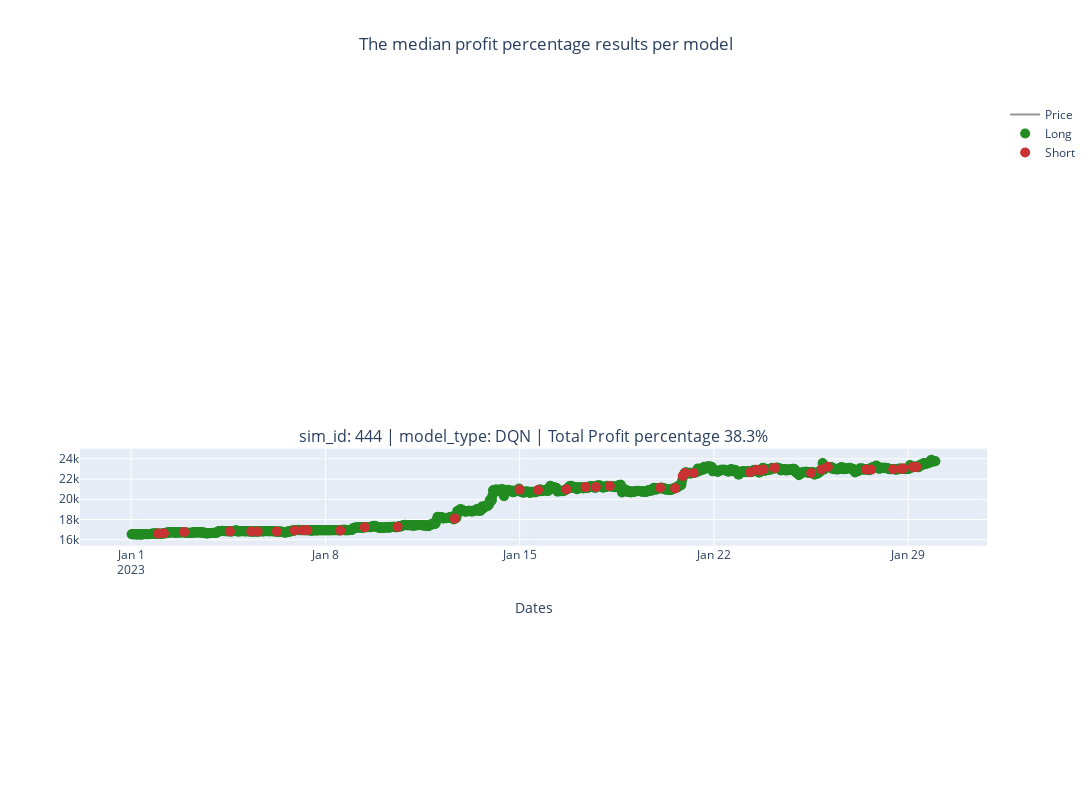

Notebook source saved alongside this figure:
### Code cell
plot_robot_actions_all_models(config_file_name_without_extension, "", "", median_sim_id_DQN, "")

### Figure 1 — Plotly figure (JSON) as saved in the notebook; plotly's stock layout.template omitted (floating-point values rounded to 4 significant figures; data arrays with more than 128 entries replaced by an {"elided": "..."} marker saying what was removed)
{"data": [{"legendgroup": "3", "marker": {"color": "#969696"}, "mode": "lines", "name": "Price", "type": "scatter", "x": {"elided": "1397 str values"}, "xaxis": "x3", "y": {"elided": "1397 float values"}, "yaxis": "y3"}, {"legendgroup": "3", "marker": {"color": "#228b22", "size": 10, "symbol": "circle"}, "mode": "markers", "name": "Long", "type": "scatter", "x": {"elided": "1351 str values"}, "xaxis": "x3", "y": {"elided": "1351 float values"}, "yaxis": "y3"}, {"legendgroup": "3", "marker": {"color": "#c83232", "size": 10, "symbol": "circle"}, "mode": "markers", "name": "Short", "type": "scatter", "x": ["2023-01-01 23:30:00.000000", "2023-01-02 04:30:00.000000", "2023-01-02 22:00:00.000000", "2023-01-04 13:30:00.000000", "2023-01-05 08:00:00.000000", "2023-01-05 13:30:00.000000", "2023-01-06 06:00:00.000000", "2023-01-06 21:30:00.000000", "2023-01-07 04:30:00.000000", "2023-01-07 08:30:00.000000", "2023-01-08 13:00:00.000000", "2023-01-09 10:00:00.000000", "2023-01-10 14:30:00.000000", "2023-01-12 16:00:00.000000", "2023-01-15 00:00:00.000000", "2023-01-15 16:00:00.000000", "2023-01-16 16:30:00.000000", "2023-01-17 09:00:00.000000", "2023-01-17 18:00:00.000000", "2023-01-18 06:00:00.000000", "2023-01-20 01:30:00.000000", "2023-01-20 14:30:00.000000", "2023-01-20 21:00:00.000000", "2023-01-20 23:00:00.000000", "2023-01-21 06:30:00.000000", "2023-01-23 07:30:00.000000", "2023-01-23 13:00:00.000000", "2023-01-23 16:00:00.000000", "2023-01-23 19:00:00.000000", "2023-01-24 04:30:00.000000", "2023-01-25 12:00:00.000000", "2023-01-25 21:00:00.000000", "2023-01-26 02:30:00.000000", "2023-01-27 11:30:00.000000", "2023-01-27 16:00:00.000000", "2023-01-28 11:00:00.000000", "2023-01-28 18:30:00.000000", "2023-01-28 19:30:00.000000", "2023-01-29 04:00:00.000000", "2023-01-29 07:00:00.000000"], "xaxis": "x3", "y": [16610.0, 16640.0, 16760.0, 16830.0, 16820.0, 16810.0, 16810.0, 16920.0, 16950.0, 16930.0, 16920.0, 17240.0, 17270.0, 18090.0, 20950.0, 20910.0, 20980.0, 21200.0, 21220.0, 21310.0, 21130.0, 21080.0, 22290.0, 22600.0, 22600.0, 22680.0, 22910.0, 22850.0, 22940.0, 23100.0, 22600.0, 22940.0, 23220.0, 22950.0, 22930.0, 22970.0, 23010.0, 23040.0, 23190.0, 23200.0], "yaxis": "y3"}], "layout": {"annotations": [{"font": {"size": 16}, "showarrow": false, "text": "sim_id: 444 | model_type: DQN | Total Profit percentage 38.3%", "x": 0.5, "xanchor": "center", "xref": "paper", "y": 0.4375, "yanchor": "bottom", "yref": "paper"}], "height": 800, "legend": {"tracegroupgap": 125}, "title": {"text": "The median profit percentage results per model", "x": 0.5}, "width": 1200, "xaxis": {"anchor": "y", "domain": [0, 1], "title": {"standoff": 25, "text": "Dates"}}, "xaxis2": {"anchor": "y2", "domain": [0, 1], "title": {"standoff": 25, "text": "Dates"}}, "xaxis3": {"anchor": "y3", "domain": [0, 1], "title": {"standoff": 25, "text": "Dates"}}, "xaxis4": {"anchor": "y4", "domain": [0, 1], "title": {"standoff": 25, "text": "Dates"}}, "yaxis": {"anchor": "x", "domain": [0.8438, 1], "title": {"standoff": 25, "text": ""}}, "yaxis2": {"anchor": "x2", "domain": [0.5625, 0.7188], "title": {"standoff": 25, "text": ""}}, "yaxis3": {"anchor": "x3", "domain": [0.2812, 0.4375], "title": {"standoff": 25, "text": ""}}, "yaxis4": {"anchor": "x4", "domain": [0, 0.1562], "title": {"standoff": 25, "text": ""}}}}
